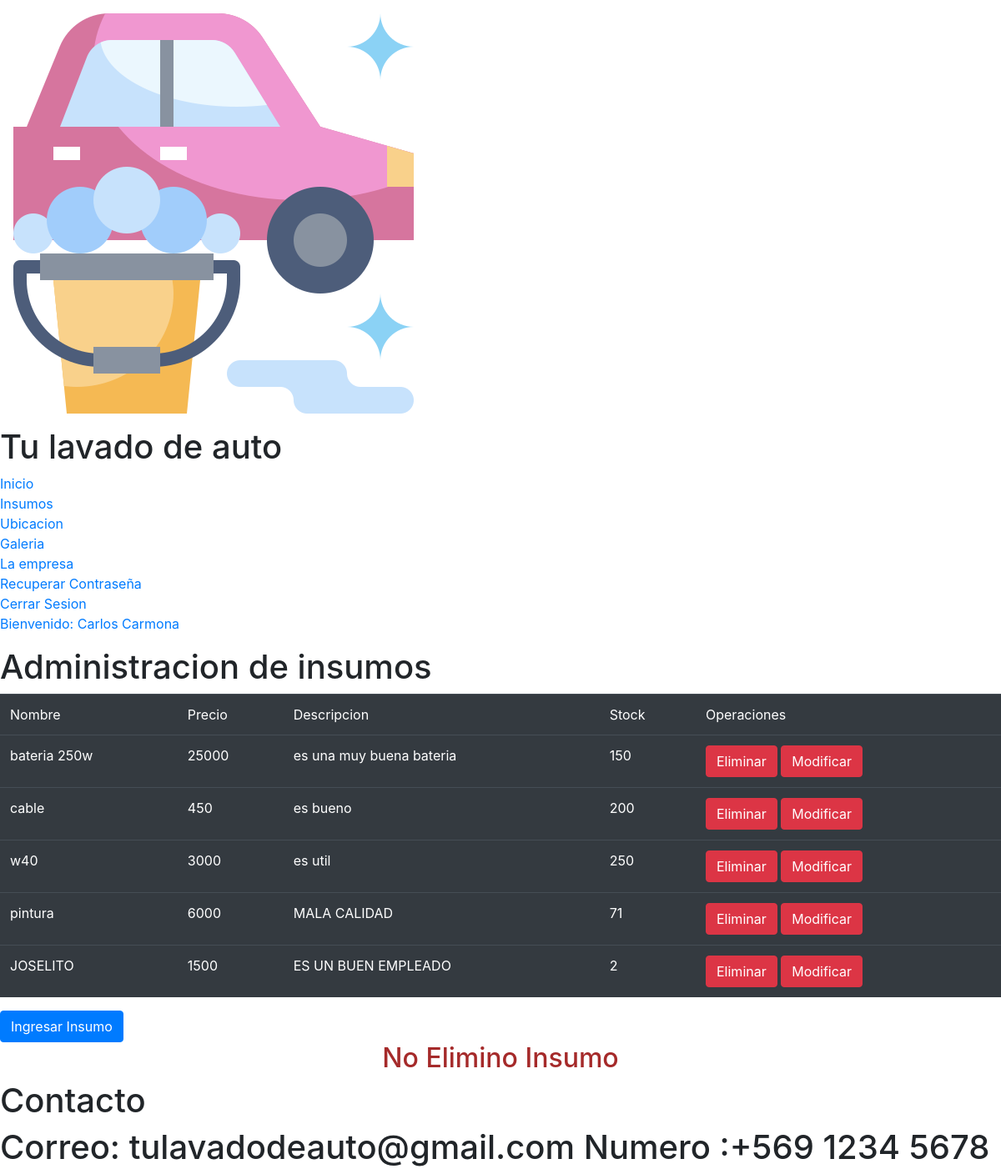
Screenshot of /eliminar/1/ (signed in) with the database file from the repository.
### myCarW/models.py (models this page shows, shortened)
class Insumos(models.Model):
    nombre = models.CharField(max_length=120,primary_key=True)
    precio = models.IntegerField()
    descripcion = models.TextField()
    stock = models.IntegerField()

### myCarW/views.py (the view)
# urls.py: path('eliminar/<id>/',eliminar,name='ELIMINAR'),
@login_required(login_url='/login/')
@permission_required('myCarW.delete_insumos',login_url='/login/')
def eliminar(request,id):
    try:
        insumo = Insumos.objects.get(nombre=id)
        insumo.delete()
        msg ="Insumo Eliminado"
    except:
        msg="No Elimino Insumo"
    insumos = Insumos.objects.all()
    return render(request,'web/admin_insumos.html',{'insumos':insumos,'msg':msg})

### myCarW/templates/web/admin_insumos.html (shortened to what this page needs)
{% extends "web/base.html" %} {% load static %} {% block estilos %}
<link rel="stylesheet" href="{% static 'css/insumos.css' %}">
<link rel="stylesheet" href="https://cdn.jsdelivr.net/npm/bootstrap@4.5.3/dist/css/bootstrap.min.css"> {% endblock estilos %} {% block contenido %}
<div id="contenido">
    <div id="section">
        <h1 id="titulo">Administracion de insumos</h1>
        <div>
            <table class="table table-dark">
                <tr>
                    <td>Nombre</td>
                    <td>Precio</td>
                    <td>Descripcion</td>
                    <td>Stock</td>
                    <td>Operaciones</td>
                </tr>
                {% for item in insumos %}
                <tr>
                    <td>{{item.nombre}}</td>
                    <td>{{item.precio}}</td>
                    <td>{{item.descripcion}}</td>
                    <td>{{item.stock}}</td>
                    <td>
                        <button class="btn btn-danger" onclick="eliminar('{{item.nombre}}')">Eliminar</button>
                        <button class="btn btn-danger" onclick="modificar('{{item.nombre}}')">Modificar</button>
                    </td>
                </tr>
                {% endfor %}
            </table>
            <button class="btn btn-primary" onclick="ir()">Ingresar Insumo</button>
        </div>
    </div>
</div>
<div style="text-align: center;color: brown;">
    <h2>{{msg}}</h2>
</div>
{% endblock contenido %}

### myCarW/templates/web/base.html (shortened to what this page needs)
<!DOCTYPE html>
<html lang="es">
{% load static %}
<head>
    {% block estilos %}
    {% endblock estilos %}
</head>
<body>
    <div id="contenedor">
        <div id="header">
            <img src="{% static 'img/019-car service.png' %}" id="logo">
            <div id=encabezado>
                <h1> Tu lavado de auto </h1>
            </div>
        </div>
        <div id="nav">
            <nav>
                <ol>
                    <li><a href="{% url 'INDX' %}">Inicio</a></li>
                    <li><a href="{% url 'INSUMOS' %}">Insumos</a></li>
                    <li><a href="">Ubicacion</a></li>
                    <li><a href="{% url 'GALE' %}">Galeria</a></li>
                    <li><a href="">La empresa</a></li>
                    <li><a href="{% url 'password_reset' %}">Recuperar Contraseña</a></li>
                    {% if user.is_authenticated %}
                        <li><a href="{% url 'LOGOUT' %}">Cerrar Sesion</a></li>
                        <li><a href="">Bienvenido: {{user.first_name}} {{user.last_name}}</a></td>
                    {% else %}
                        <li><a href="{% url 'LOGIN' %}">Login</a></li>
                        <li><a href="{% url 'REGIS' %}">Registro</a></li>
                    {% endif %}
                </ol>
            </nav>
        </div>
        {% block contenido %}
        {% endblock contenido %}
        <div id="footer">
            <div>
                <h1>Contacto</h1>
            </div>
            <div>
                <h1>Correo: tulavadodeauto@gmail.com Numero :+569 1234 5678</h1>
            </div>
        </div>
    </div>
</body>
</html>

### myCarW/static/css/insumos.css (style rules this page uses)
* { margin: 0%; padding: 0%; }

### rows the page displays
Insumos: nombre "bateria 250w", precio "25000", descripcion "es una muy buena bateria", stock "150"
Insumos: nombre "cable", precio "450", descripcion "es bueno", stock "200"
Insumos: nombre "w40", precio "3000", descripcion "es util", stock "250"
Insumos: nombre "pintura", precio "6000", descripcion "MALA CALIDAD", stock "71"
Insumos: nombre "JOSELITO", precio "1500", descripcion "ES UN BUEN EMPLEADO", stock "2"

### other values shown
{{ user.first_name }} "Carlos"
{{ user.last_name }} "Carmona"
{{ msg }} "No Elimino Insumo"
